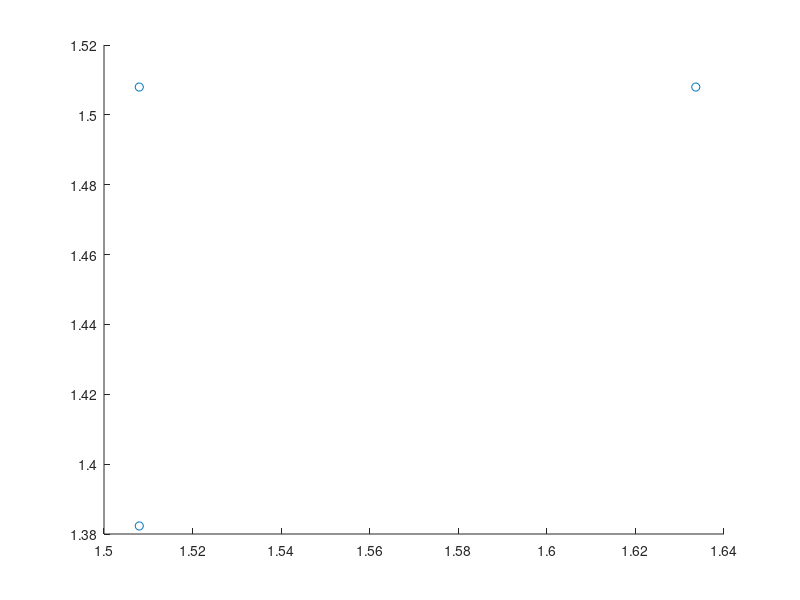

Here is the MATLAB script that generated this plot: (Note: this script raises an error after producing the figure.)
clear;clc;close all;

K = 20;
L = 20;
F = 3;
omega = [0.48 0.48 0.52]*pi;
nu = [0.48 0.44 0.48]*pi;
C = diag(randn(1,F));
A = exp(1i*(0:K-1).'*omega);
B = exp(1i*(0:L-1).'*nu);
X0 = A*C*B.';
SNR = 30;
% SNR = [0:5:35];
rmse = zeros(size(SNR));
MM = 500;
figure(1)
        scatter(omega,nu,'o')
        hold on
% X = X0;
for nn = 1:length(SNR)
    for mm = 1:MM
        X = awgn(X0,SNR(nn),'measured');
        Y = IEM(K)*conj(X)*IEM(L);
        %% 2D MDF
        % forward-backward averaging
        if mod(K,2) == 0
            K1 = K/2;
            K2 = K+1-K1;
        else
            K1 = (K+1)/2;
            K2 = K1;
        end
        if mod(L,2) == 0
            L1 = L/2;
            L2 = L+1-L1;
        else
            L1 = (L+1)/2;
            L2 = L1;
        end
        X_1 = zeros(K1*L1,K2*L2);
        Y_1 = zeros(K1*L1,K2*L2);
        for k1 = 1:K1
            for k2 = 1:K2
                for l1 = 1:L1
                    for l2 = 1:L2
                        u = (k1-1)*L1+l1;
                        v = (k2-1)*L2+l2;
                        X_1(u,v) = X(k1+k2-1,l1+l2-1);
                        Y_1(u,v) = conj(X(K-(k1+k2-1)+1,L-(l1+l2-1)+1));
                    end
                end
            end
        end
        %         X_ = [];
        %         Y_ = [];
        %         %X_1 = [];
        %         for k2 = 1:K2
        %             X_k2 = [];
        %             Y_k2 = [];
        %             for l1 = 1:L1
        %                 X_l1 = X(:,l1:(L2+l1-1));
        %                 X_k2 = [X_k2;X_l1(k2:K1+k2-1,:)];
        %                 Y_l1 = Y(:,l1:(L2+l1-1));
        %                 Y_k2 = [Y_k2;Y_l1(k2:K1+k2-1,:)];
        %             end
        %             %     X_k22 = kr(B(1:L1,:),A(1:K1,:))*diag(A(k2,:))*C*B(1:L2,:).';
        %             X_ = [X_,X_k2];
        %             Y_ = [Y_,Y_k2];
        %         end
        %         J = [];
        %         Ik1 = eye(K1);
        %         for k1 = 1:K1
        %             J = [J,kron(eye(L1),Ik1(:,k1))];
        %         end
        %         J = J.';
        %         X_1 = J*X_;
        %         Y_1 = J*Y_;
        Z = [X_1;Y_1];
        [U,~,~] = svd(Z);
        U_ = U(:,1:F);
        P = size(U_,1);
        U_1 = U_(1:P/2,:);
        U_2 = U_(P/2+1:end,:);
        [T_1,Phi] = eig(U_1\U_2);
        G = U_1*T_1;
        J3 = kron([eye(K1-1) zeros(K1-1,1)],eye(L1));
        J4 = kron([zeros(K1-1,1) eye(K1-1)],eye(L1));
        
        J1 = kron(eye(K1),[eye(L1-1) zeros(L1-1,1)]);
        J2 = kron(eye(K1),[zeros(L1-1,1) eye(L1-1)]);
        omega_est = angle(diag((J3*G)\(J4*G)));
        nu_est = angle(diag((J1*G)\(J2*G)));
        [omega_est,nu_est] = sort2D(omega_est,nu_est,1);
        rmse(nn) = rmse(nn) + sum((omega_est.' - omega).^2 + (nu_est.' - nu).^2)/2/F;
        figure(1)
        scatter(omega_est,nu_est,'k.')
    end
    rmse(nn) = sqrt(rmse(nn)/MM);
end
figure
semilogy(SNR,rmse,'-o')


